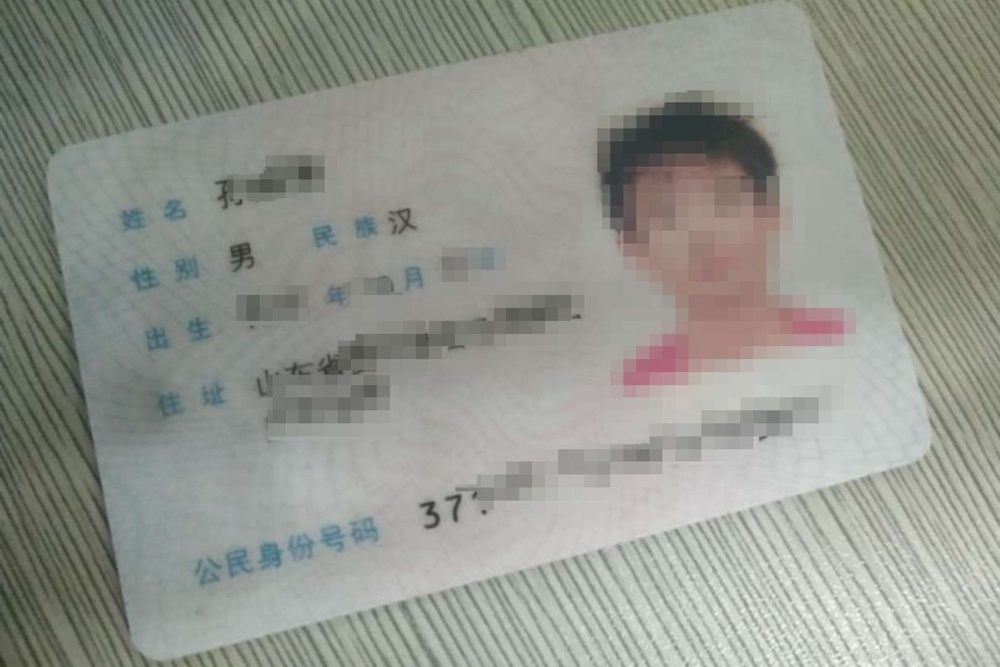
#> input picture python/opencv/abc.jpeg, 1000 x 667 px, shrunk from 1619 x 1080 before the run
$ python test.py   (older library calls are emulated)
#> lines starting #> are read from the running program, lines starting #| are printed output that depends on the picture; after the words box and inside, x2 and y2 are one past the last pixel; in counts of white or black regions, pixels touching at a corner belong together
# -*- coding: utf-8 -*-
"""
 @File    : test.py
 @Time    : 2020/3/21 上午8:51
 @Author  : yizuotian
 @Description    :
"""

import math

import cv2
import numpy as np
from scipy import misc, ndimage


# [60 lines left out: functions fun1, func2, not called in this run]

# func2('abc.jpeg')


import numpy as np
import os
import cv2
import math
from scipy import misc, ndimage


# [6 lines left out: function rotate, not called in this run]
#使用矩形框
def getCorrect(img_path):
    #读取图片，灰度化
#> called with img_path = 'abc.jpeg'
    src = cv2.imread(img_path)
#> src is the input picture: shape (667, 1000, 3); mean B, G, R 141.7, 149.4, 147.1
    # cv2.imshow("src",src)
    cv2.waitKey()
    gray = cv2.imread(img_path,cv2.IMREAD_GRAYSCALE)
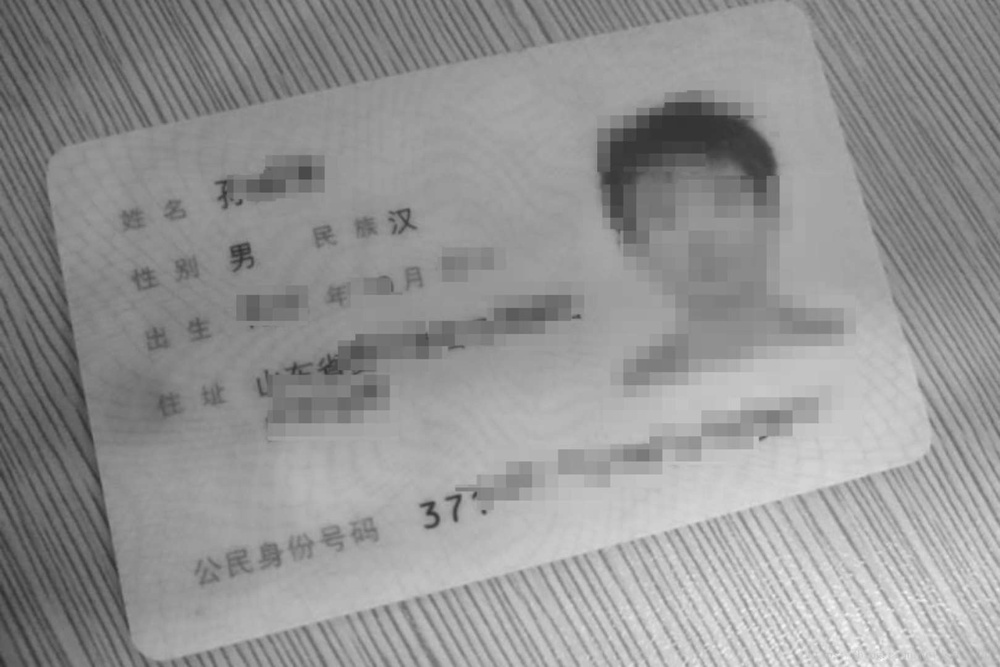
#> gray: shape (667, 1000); min 44, max 251, mean 147.8
    cv2.imshow("gray",gray)
    cv2.waitKey()
    #图像取非
    grayNot = cv2.bitwise_not(gray)
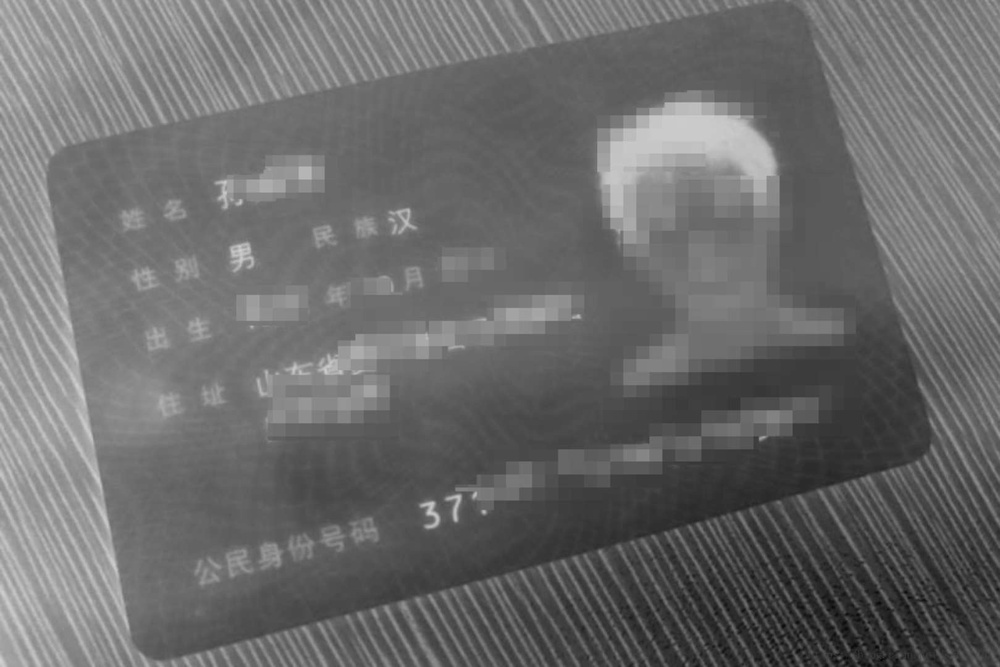
#> grayNot: shape (667, 1000); min 4, max 211, mean 107.2
    cv2.imshow("grayNot",grayNot)
    cv2.waitKey()
    #二值化
    threImg = cv2.threshold(grayNot,100,255,cv2.THRESH_BINARY,)[1]
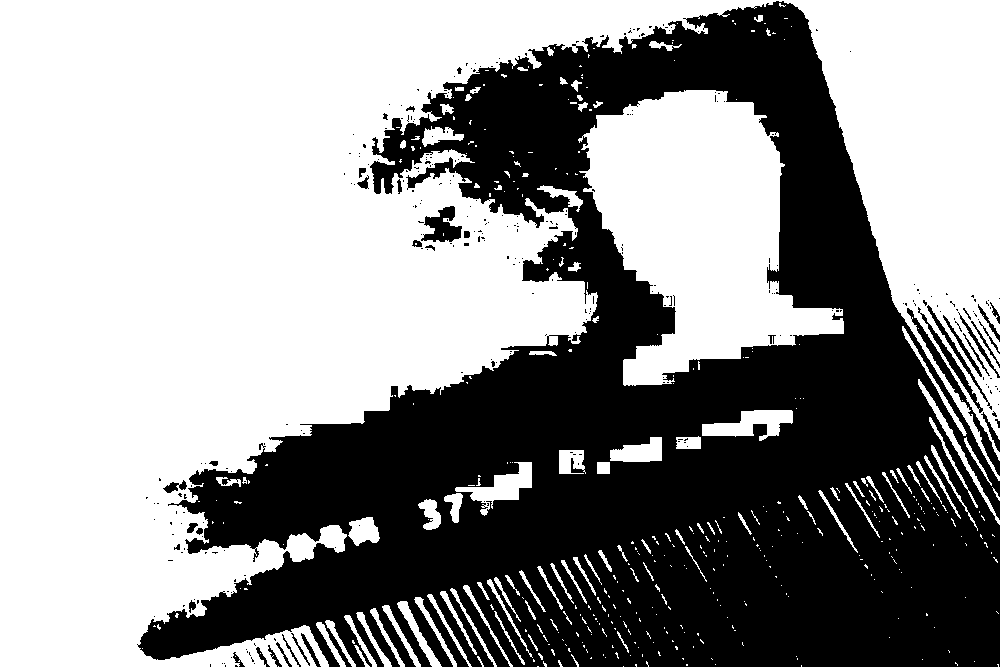
#> threImg: shape (667, 1000); 57.8% white; 304 black regions (266 under 20 px), largest, box (x1, y1, x2, y2) and area: (137, 1, 1000, 667) 275285, (907, 308, 1000, 476) 1149, (421, 206, 462, 242) 823
    cv2.imshow("threImg",threImg)
    cv2.waitKey()
    #获得有文本区域的点集,求点集的最小外接矩形框，并返回旋转角度
    coords = np.column_stack(np.where(threImg>0))
#> coords = 385466 pairs, first value 0 to 666, second value 0 to 999
    angle = cv2.minAreaRect(coords)[-1]
#> angle = -90
    if angle < -45:
        angle = -(angle + 90)
#> angle = 0
    else:
        angle = -angle

    #仿射变换，将原图校正
    dst = rotate(src,angle)
    cv2.imshow("dst",dst)
    cv2.waitKey()
    print(angle)


def rotate(image, angle, center=None, scale=1.0):
#> called with angle = 0, scale = 1
    (w, h) = image.shape[0:2]
#> w = 667; h = 1000
    if center is None:
        center = (w // 2, h // 2)
#> center = (333, 500)
    wrapMat = cv2.getRotationMatrix2D(center, angle, scale)
#> wrapMat = [[1, 0, 0], [0, 1, 0]]
    return cv2.warpAffine(image, wrapMat, (h, w))


# 使用霍夫变换
# [35 lines left out: function getCorrect2, not called in this run]


def showAndWaitKey(winName, img):
    cv2.imshow(winName, img)
    cv2.waitKey()


if __name__ == "__main__":
    getCorrect('abc.jpeg')
#| -0.0

$ run again, with python/opencv/lines.png saved as python/opencv/abc.jpeg
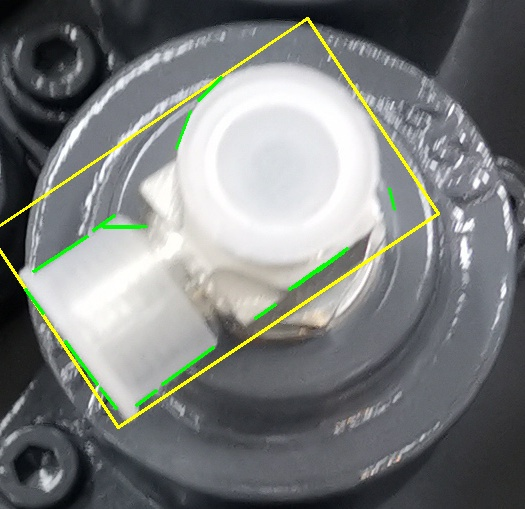
#> input picture python/opencv/lines.png, 525 x 509 px
#> in getCorrect, src is the input picture: shape (509, 525, 3); mean B, G, R 123.6, 125.2, 122
#> in getCorrect, `grayNot = cv2.bitwise_not(gray)`:
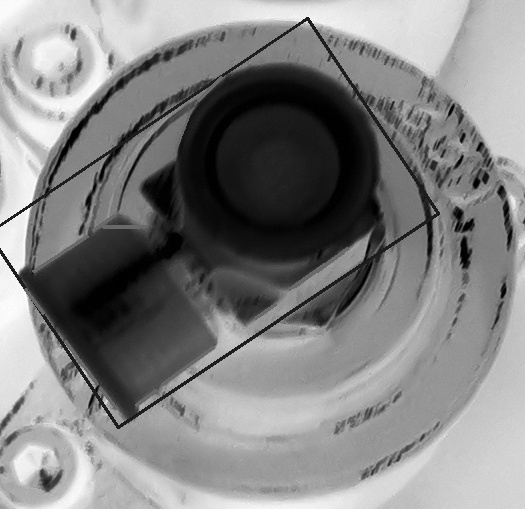
#> grayNot: shape (509, 525); min 0, max 255, mean 130.9
#> in getCorrect, `threImg = cv2.threshold(grayNot,100,255,cv2.THRESH_BINARY,)[1]`:
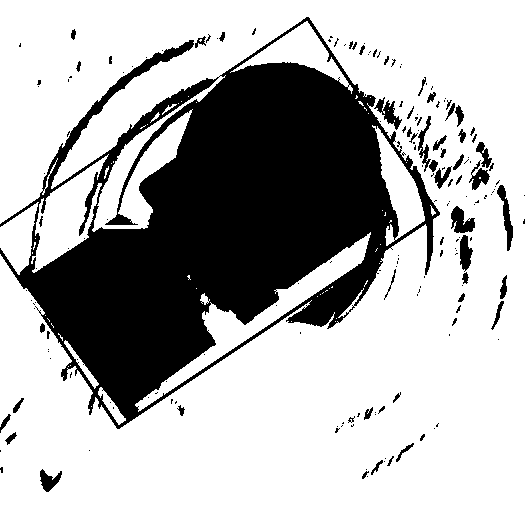
#> threImg: shape (509, 525); 69.5% white; 183 black regions (131 under 20 px), largest, box (x1, y1, x2, y2) and area: (0, 17, 440, 429) 76480, (451, 206, 475, 233) 395, (497, 185, 513, 251) 388
#> coords = 185623 pairs, first value 0 to 508, second value 0 to 524
#> in getCorrect, `angle = cv2.minAreaRect(coords)[-1]`: angle = -90
#> in getCorrect, `angle = -(angle + 90)`: angle = 0
#> wrapMat = [[1, 0, 0], [0, 1, 0]]
#| -0.0
